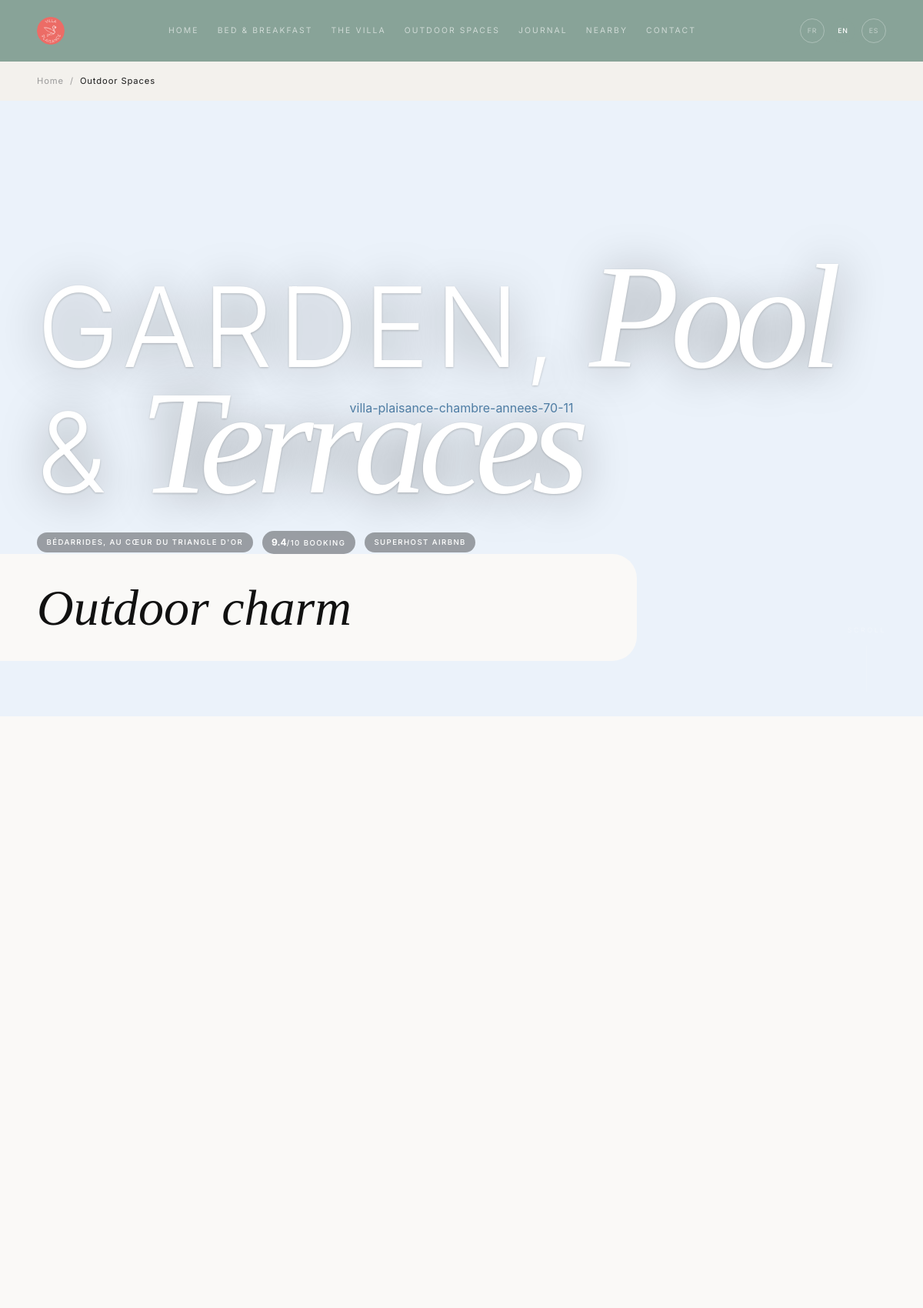
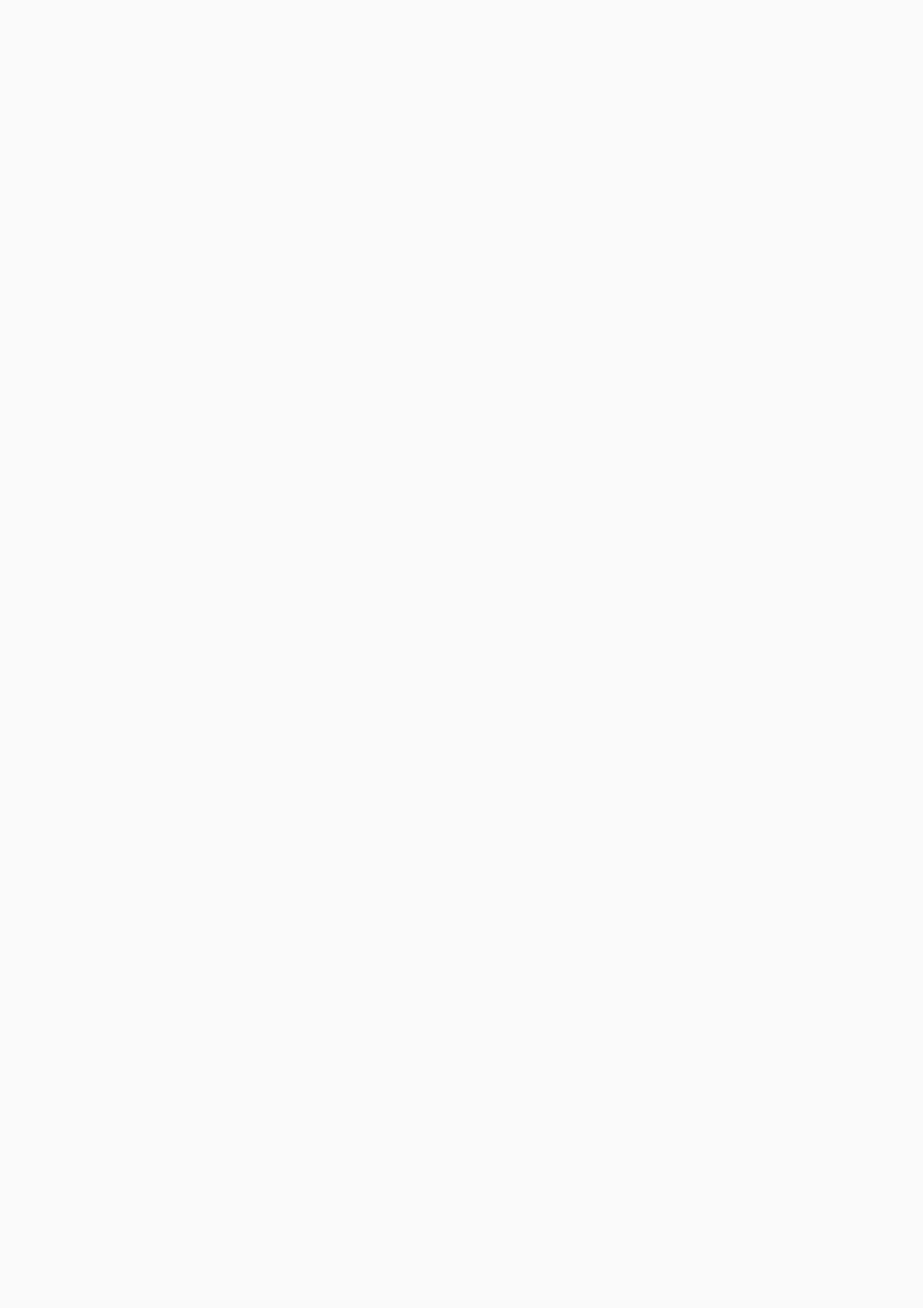
Screenshot of /en/espaces-exterieurs (upper part) with the database file from the repository (2 pictures, top to bottom).
### tables this page shows
CREATE TABLE `vp_sections` (
  `id` int(11) NOT NULL AUTO_INCREMENT,
  `page_slug` varchar(100) NOT NULL,
  `lang` varchar(5) NOT NULL DEFAULT 'fr',
  `block_type` varchar(50) NOT NULL,
  `title` varchar(255) DEFAULT NULL,
  `content` longtext DEFAULT NULL CHECK (json_valid(`content`)),
  `position` int(11) DEFAULT 0,
  `active` tinyint(1) DEFAULT 1,
  `created_at` datetime DEFAULT current_timestamp(),
  `updated_at` datetime DEFAULT current_timestamp() ON UPDATE current_timestamp(),
  PRIMARY KEY (`id`),
  KEY `idx_page_lang` (`page_slug`,`lang`)
);

### app/Controllers/BaseController.php (called while the page is built, shortened)
<?php
class BaseController
{
    protected function render(string $view, array $data = [], string $layout = 'front'): void
    {
        extract($data);
        require ROOT . '/app/Views/' . $view . '.php';
    }
}

### app/Controllers/Front/ExterieursController.php (called while the page is built, shortened)
<?php
class ExterieursController extends BaseController
{
    public function index(): void
    {
        $lang = \LangService::get();
        $seo = \SeoService::forPage('espaces-exterieurs', $lang,
            'Espaces extérieurs — Villa Plaisance, Bédarrides',
            'Piscine privée 12×6m, jardin provençal, terrasses ombragées. Les espaces extérieurs de Villa Plaisance à Bédarrides.'
        );
        $this->render('front/exterieurs', compact('seo', 'jsonLd', 'lang'));
    }
}

### public/index.php (called while the page is built, shortened)
<?php
$router = new App\Router();
$router->dispatch();

### app/Services/LangService.php (called while the page is built, shortened)
<?php
class LangService
{
    private static string $currentLang = 'fr';
    private static array $translations = [];
    private static array $slugMap = [];
    public static function init(string $lang = 'fr'): void
    {
        self::$currentLang = $lang;
        $file = ROOT . '/app/Lang/' . $lang . '.php';
        if (file_exists($file)) {
            self::$translations = require $file;
        }
        $slugFile = ROOT . '/app/Lang/slugs.php';
        if (file_exists($slugFile)) {
            self::$slugMap = require $slugFile;
        }
    }
    public static function t(string $key, array $params = []): string
    {
        $text = self::$translations[$key] ?? $key;
        foreach ($params as $k => $v) {
            $text = str_replace(':' . $k, (string)$v, $text);
        }
        return $text;
    }
    public static function url(string $page, ?string $lang = null): string
    {
        $lang = $lang ?? self::$currentLang;
        $slug = self::$slugMap[$lang][$page] ?? $page;
        if ($lang === DEFAULT_LANG) {
            return '/' . ltrim($slug, '/');
        }
        return '/' . $lang . '/' . ltrim($slug, '/');
    }
}
function t(string $key, array $params = []): string
{
    return LangService::t($key, $params);
}

### app/Services/Database.php (called while the page is built, shortened)
<?php
class Database
{
    private static ?PDO $instance = null;
    public static function getInstance(): PDO
    {
        if (self::$instance === null) {
            $host = $_ENV['DB_HOST'] ?? 'localhost';
            $name = $_ENV['DB_NAME'] ?? 'vp_v7';
            $user = $_ENV['DB_USER'] ?? 'root';
            $pass = $_ENV['DB_PASS'] ?? '';
            self::$instance = new PDO(
                "mysql:host={$host};dbname={$name};charset=utf8mb4",
                $user,
                $pass,
                [
                    PDO::ATTR_ERRMODE => PDO::ERRMODE_EXCEPTION,
                    PDO::ATTR_DEFAULT_FETCH_MODE => PDO::FETCH_ASSOC,
                    PDO::ATTR_EMULATE_PREPARES => false,
                ]
            );
        }
        return self::$instance;
    }
    public static function query(string $sql, array $params = []): \PDOStatement
    {
        $stmt = self::getInstance()->prepare($sql);
        $stmt->execute($params);
        return $stmt;
    }
    public static function fetchAll(string $sql, array $params = []): array
    {
        return self::query($sql, $params)->fetchAll();
    }
    public static function fetchOne(string $sql, array $params = []): ?array
    {
        $result = self::query($sql, $params)->fetch();
        return $result ?: null;
    }
}

### app/Services/BlockService.php (called while the page is built, shortened)
<?php
class BlockService
{
    public static function getSections(string $pageSlug, string $lang = 'fr'): array
    {
        try {
            return Database::fetchAll(
                "SELECT * FROM vp_sections WHERE page_slug = ? AND lang = ? AND active = 1 ORDER BY position ASC",
                [$pageSlug, $lang]
            );
        } catch (\Throwable $e) {
            return [];
        }
    }
    public static function renderBlock(array $section): string
    {
        $type = $section['block_type'];
        $data = json_decode($section['content'] ?? '{}', true) ?: [];
        $data['section'] = $section;
        $template = ROOT . '/app/Views/blocks/' . $type . '.php';
        extract($data);
        require $template;
        return ob_get_clean();
    }
}

### app/Services/SeoService.php (called while the page is built, shortened)
<?php
class SeoService
{
    public static function forPage(string $slug, string $lang, string $fallbackTitle = '', string $fallbackDesc = ''): array
    {
        $seo = null;
        try {
            $seo = Database::fetchOne(
                "SELECT * FROM vp_pages WHERE slug = ? AND lang = ?",
                [$slug, $lang]
            );
        } catch (\Throwable $e) {
        }
        $title = $seo['meta_title'] ?? $fallbackTitle;
        $description = $seo['meta_desc'] ?? $fallbackDesc;
        $canonical = self::canonical($slug, $lang);
        return [
            'title' => $title,
            'description' => $description,
            'canonical' => $canonical,
            'og' => [
                'title' => $seo['og_title'] ?? $title,
                'description' => $seo['og_desc'] ?? $description,
                'image' => $seo['og_image'] ?? APP_URL . '/assets/img/og-default.webp',
                'url' => $canonical,
                'type' => 'website',
                'locale' => self::locale($lang),
            ],
            'hreflang' => self::hreflang($slug),
            'jsonld' => $seo['jsonld'] ?? null,
        ];
    }
    public static function canonical(string $slug, string $lang): string
    {
        $base = APP_ENV === 'production' ? 'https://villaplaisance.fr' : APP_URL;
        return $base . LangService::url($slug, $lang);
    }
    public static function hreflang(string $page): array
    {
        $links = [];
        $base = APP_ENV === 'production' ? 'https://villaplaisance.fr' : APP_URL;
        foreach (SUPPORTED_LANGS as $lang) {
            $url = $base . LangService::url($page, $lang);
            $links[] = ['lang' => $lang, 'url' => $url];
        }
        $links[] = ['lang' => 'x-default', 'url' => $base . LangService::url($page, 'fr')];
        return $links;
    }
    public static function locale(string $lang): string
    {
        return match ($lang) {
            'fr' => 'fr_FR',
            'en' => 'en_GB',
            'es' => 'es_ES',
            'de' => 'de_DE',
            default => 'fr_FR',
        };
    }
}

### app/Views/front/exterieurs.php (the view)
<nav class="breadcrumb" aria-label="Fil d'Ariane">
    <div class="container">
        <ol>
            <li><a href="<?= LangService::url('accueil') ?>"><?= t('nav.home') ?></a></li>
            <li aria-current="page"><?= t('nav.exterieurs') ?></li>
        </ol>
    </div>
</nav>
<?php
$sections = BlockService::getSections('espaces-exterieurs', $lang);
foreach ($sections as $section) {
    echo BlockService::renderBlock($section);
}

### app/Views/blocks/hero.php (shortened to what this page needs)
<?php
$title = $title ?? t('site.name');
$subtitle = $subtitle ?? '';
$cta_text = $cta_text ?? '';
$image = $image ?? 'hero.webp';
$image_alt = $image_alt ?? 'Villa Plaisance';
$compact = $compact ?? false;
$heroImages = is_array($image) ? $image : [$image];
$heroImages = array_filter($heroImages);
?>
<?php if ($compact): ?>
<section class="hero hero-page hero-compact">
    <div class="container">
        <h1><?= htmlspecialchars($title) ?></h1>
        <?php if ($subtitle): ?>
        <p class="hero-subtitle"><?= htmlspecialchars($subtitle) ?></p>
        <?php endif; ?>
    </div>
</section>
<?php else: ?>
<section class="hero <?= empty($cta_text) ? 'hero-page' : '' ?>">
    <div class="hero-image">
        <?php if (count($heroImages) > 1): ?>
        <div class="hero-slideshow" aria-label="Photos">
            <?php foreach ($heroImages as $i => $img): ?>
            <div class="hero-slide<?= $i === 0 ? ' active' : '' ?>">
            </div>
            <?php endforeach; ?>
        </div>
        <?php else: ?>
        <?= ImageService::img($heroImages[0], htmlspecialchars($image_alt), 1920, 1080, false, 'hero-img') ?>
        <?php endif; ?>
    </div>
    <div class="hero-content">
        <?php
            $fullTitle = htmlspecialchars($title);
            $splitPos = mb_strpos($fullTitle, '—');
            $bigPart = $splitPos !== false ? trim(mb_substr($fullTitle, 0, $splitPos)) : $fullTitle;
            $smallPart = $splitPos !== false ? trim(mb_substr($fullTitle, $splitPos + 1)) : '';
        ?>
        <div class="hero-title-wrap">
            <h1 class="hero-title"><?php
                $bigWords = explode(' ', $bigPart);
                foreach ($bigWords as $i => $w) {
                    $cls = $i % 2 === 0 ? 'word word-sans' : 'word word-serif';
                    echo '<span class="' . $cls . '">' . $w . '</span> ';
                }
            ?></h1>
        </div>
        <div class="hero-badges">
            <span class="hero-badge">Bédarrides, au c&oelig;ur du Triangle d'Or</span>
            <span class="hero-badge"><strong>9.4</strong>/10 Booking</span>
            <span class="hero-badge">Superhost Airbnb</span>
        </div>
        <?php if ($smallPart): ?>
        <div class="hero-title-sub"><?= $smallPart ?></div>
        <?php endif; ?>
    </div>
    <div class="hero-scroll" aria-hidden="true">
        <span>Scroll</span>
    </div>
</section>
<?php endif; ?>

### rows the page displays
vp_sections: w "GARDEN,", w "Pool", w "&", w "Terraces"

### other values shown
t('nav.home') "HOME"
t('nav.chambres') "BED & BREAKFAST"
t('nav.villa') "THE VILLA"
t('nav.exterieurs') "OUTDOOR SPACES"
t('nav.journal') "JOURNAL"
t('nav.surplace') "NEARBY"
t('nav.contact') "CONTACT"
$l "FR"
$l "EN"
$l "ES"
t('nav.home') "Home"
t('nav.exterieurs') "Outdoor Spaces"
